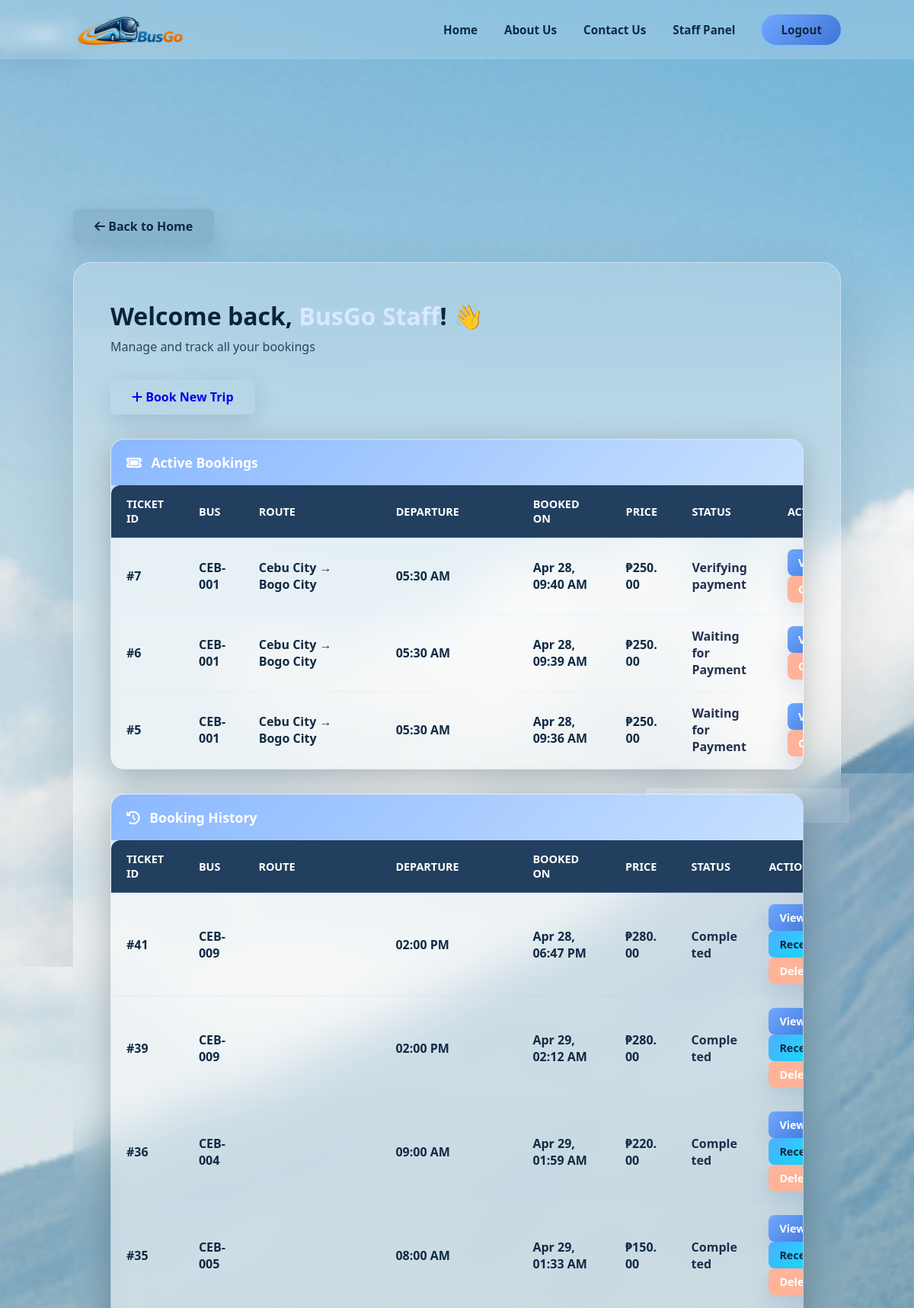
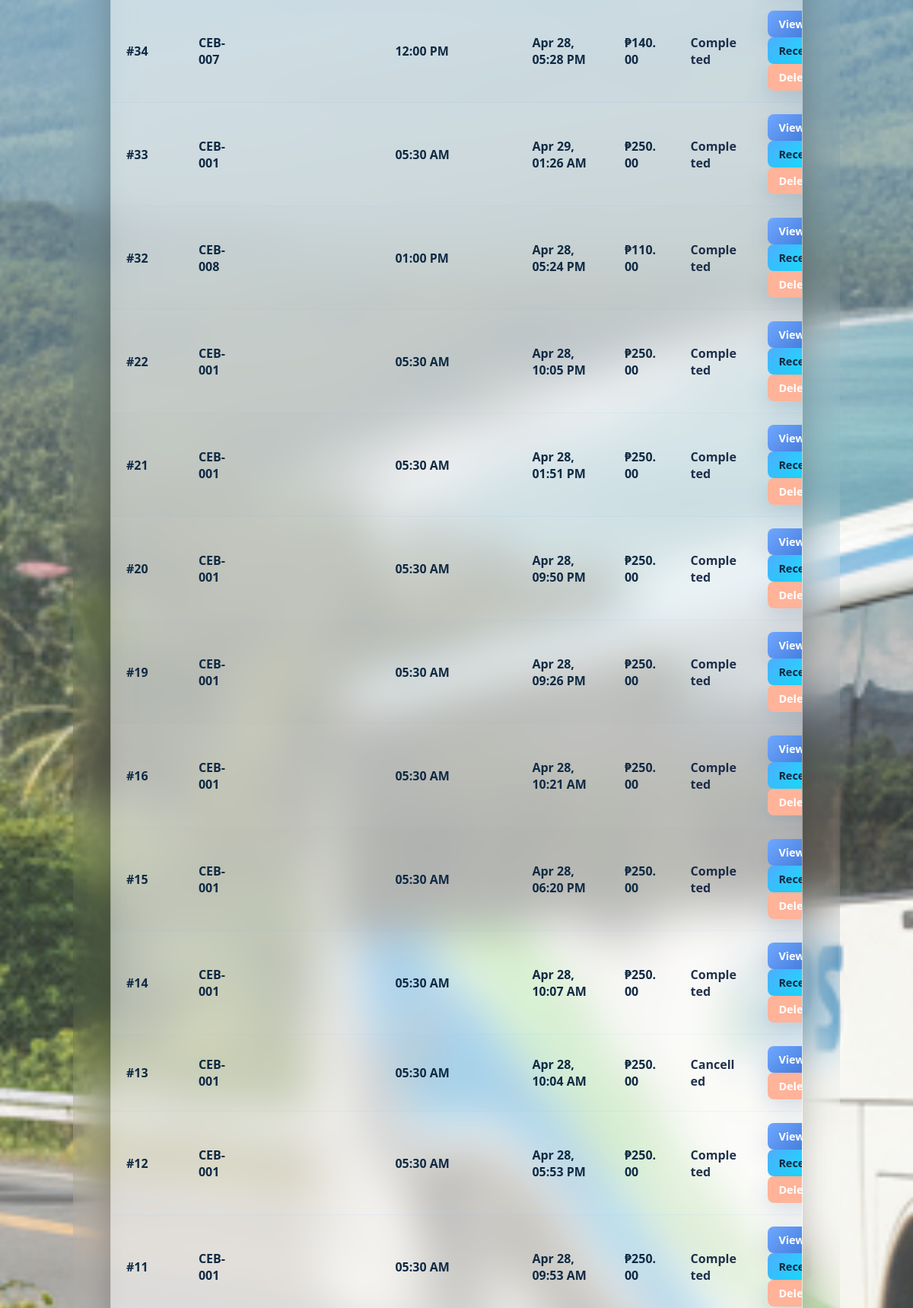
Page /user (signed in, upper part) on the committed database (2 pictures, top to bottom).
### tables this page shows
CREATE TABLE bookings (
            id INTEGER PRIMARY KEY AUTOINCREMENT,
            user_id INTEGER,
            trip_id INTEGER,
            passenger_id INTEGER,
            seat_number TEXT,
            status TEXT DEFAULT 'waiting for payment',
            booking_type TEXT DEFAULT 'Online',
            payment_method TEXT DEFAULT 'Online',
            created_at TEXT DEFAULT CURRENT_TIMESTAMP,
            FOREIGN KEY(user_id) REFERENCES users(id),
            FOREIGN KEY(trip_id) REFERENCES trips(id),
            FOREIGN KEY(passenger_id) REFERENCES passengers(id)
        );

CREATE TABLE buses (
            id INTEGER PRIMARY KEY AUTOINCREMENT,
            bus_no TEXT UNIQUE NOT NULL,
            capacity INTEGER DEFAULT 52,
            status TEXT DEFAULT 'available',
            created_at TEXT DEFAULT CURRENT_TIMESTAMP,
            updated_at TEXT DEFAULT CURRENT_TIMESTAMP
        );

CREATE TABLE routes (
            id INTEGER PRIMARY KEY AUTOINCREMENT,
            origin TEXT NOT NULL,
            destination TEXT NOT NULL
        );

CREATE TABLE trips (
            id INTEGER PRIMARY KEY AUTOINCREMENT,
            bus_id INTEGER,
            route_id INTEGER,
            departure TEXT,
            arrival TEXT,
            price REAL,
            status TEXT DEFAULT 'scheduled',
            FOREIGN KEY(bus_id) REFERENCES buses(id),
            FOREIGN KEY(route_id) REFERENCES routes(id)
        );

### app.py (the view)
@app.route("/user")
def user_dashboard():
    if "user_id" not in session:
        return redirect(url_for("home", login_required=1))
    conn = get_db_connection()
    rows = conn.execute("""
        SELECT
            b.id,
            bs.bus_no,
            r.origin,
            r.destination,
            t.departure,
            t.arrival,
            t.price,
            b.status,
            b.created_at
        FROM bookings b
        JOIN trips t ON t.id = b.trip_id
        JOIN buses bs ON bs.id = t.bus_id
        JOIN routes r ON r.id = t.route_id
        WHERE b.user_id = ?
        ORDER BY b.id DESC
    """, (session["user_id"],)).fetchall()
    bookings = []
    for row in rows:
        created_at_raw = row['created_at'] or ''
        try:
            parsed = datetime.datetime.strptime(created_at_raw, '%Y-%m-%d %H:%M:%S')
            booked_on = parsed.strftime('%b %d, %I:%M %p')
        except:
            booked_on = created_at_raw
        bookings.append({
            'id': row['id'],
            'bus_no': row['bus_no'],
            'origin': row['origin'],
            'destination': row['destination'],
            'departure': row['departure'],
            'arrival': row['arrival'],
            'price': row['price'],
            'status': row['status'],
            'booked_on': booked_on
        })
    conn.close()
    return render_template("user_dashboard.html", bookings=bookings)

### app.py (called while the page is built)
def get_db_connection():
    conn = sqlite3.connect(DATABASE)
    conn.row_factory = sqlite3.Row
    return conn

### templates/user_dashboard.html (shortened to what this page needs)
{% extends "base.html" %}
{% block content %}
<section class="schedule-main" style="flex-direction: column; align-items: center;">
    <div class="page-back-nav" style="width: 100%; max-width: 1800px; margin: 0 auto 1.5rem auto;">
        <a href="{{ url_for('home') }}" class="back-btn" style="background: rgba(16, 42, 67, 0.1); color: var(--dark-text);">
            <i class="fa-solid fa-arrow-left"></i> Back to Home
        </a>
    </div>
    <div class="schedule-container glass-booking-card dashboard-page">
        <div class="dashboard-header">
            <h1>Welcome back, <span style="color: var(--yellow);">{{ session['fullname'] }}</span>! 👋</h1>
            <p>Manage and track all your bookings</p>
        </div>
        <div class="user-actions">
            <a href="{{ url_for('schedules') }}" class="print-btn">
                <i class="fa-solid fa-plus"></i> Book New Trip
            </a>
        </div>
        <div class="table-container">
            <div class="table-header">
                <i class="fa-solid fa-ticket" style="margin-right: 0.5rem;"></i> Active Bookings
            </div>
            {% set counts = namespace(active=0, history=0) %}
            {% for booking in bookings %}
                {% if booking.status in ['paid', 'cancelled'] %}
                    {% set counts.history = counts.history + 1 %}
                {% else %}
                    {% set counts.active = counts.active + 1 %}
                {% endif %}
            {% endfor %}
            {% if counts.active > 0 %}
                <table class="admin-table admin-bookings-table">
                    <thead style="background: var(--dark-text);">
                        <tr>
                            <th style="color: white; border-radius: 12px 0 0 0;">Ticket ID</th>
                            <th style="color: white;">Bus</th>
                            <th style="color: white;">Route</th>
                            <th style="color: white;">Departure</th>
                            <th style="color: white;">Booked On</th>
                            <th style="color: white;">Price</th>
                            <th style="color: white;">Status</th>
                            <th style="color: white; border-radius: 0 12px 0 0;">Actions</th>
                        </tr>
                    </thead>
                    <tbody style="background: rgba(255,255,255,0.4);">
                        {% for booking in bookings if booking.status not in ['paid', 'cancelled'] %}
                        <tr style="border-bottom: 1px solid rgba(16,42,67,0.1);">
                            <td style="color: var(--dark-text); font-weight: 700;">#{{ booking.id }}</td>
                            <td style="color: var(--dark-text);">{{ booking.bus_no }}</td>
                            <td style="color: var(--dark-text);">{{ booking.origin }} → {{ booking.destination }}</td>
                            <td style="color: var(--dark-text); font-weight: 700;">{{ booking.departure }}</td>
                            <td style="color: var(--dark-text);">{{ booking.booked_on }}</td>
                            <td style="color: var(--dark-text); font-weight: 700;">₱{{ "%.2f"|format(booking.price) }}</td>
                            <td class="status-{{ booking.status.lower() }}" style="font-weight: 700;">
                                {{ 'Completed' if booking.status == 'paid' else 'Waiting for Payment' if booking.status == 'waiting for payment' else booking.status|capitalize }}
                            </td>
                            <td>
                                <a href="{{ url_for('view_booking', booking_id=booking.id) }}" class="book-now-btn" style="padding: 8px 14px; font-size: 0.9rem;">
                                    View
                                </a>
                                <button form="cancel-{{ booking.id }}" type="submit" class="cancel-btn" style="padding: 8px 14px; font-size: 0.9rem;" onclick="return confirm('Cancel this booking?')">
                                    Cancel
                                </button>
                            </td>
                        </tr>
                        {% endfor %}
                    </tbody>
                </table>
            {% endif %}
        </div>
        <div class="table-container" style="margin-top: 2rem;">
            <div class="table-header">
                <i class="fa-solid fa-history" style="margin-right: 0.5rem;"></i> Booking History
            </div>
            {% if counts.history > 0 %}
                <table class="admin-table admin-bookings-table">
                    <thead style="background: var(--dark-text);">
                        <tr>
                            <th style="color: white; border-radius: 12px 0 0 0;">Ticket ID</th>
                            <th style="color: white;">Bus</th>
                            <th style="color: white;">Route</th>
                            <th style="color: white;">Departure</th>
                            <th style="color: white;">Booked On</th>
                            <th style="color: white;">Price</th>
                            <th style="color: white;">Status</th>
                            <th style="color: white; border-radius: 0 12px 0 0;">Actions</th>
                        </tr>
                    </thead>
                    <tbody style="background: rgba(255,255,255,0.4);">
                        {% for booking in bookings if booking.status in ['paid', 'cancelled'] %}
                        <tr style="border-bottom: 1px solid rgba(16,42,67,0.1);">
                            <td style="color: var(--dark-text); font-weight: 700;">#{{ booking.id }}</td>
                            <td style="color: var(--dark-text);">{{ booking.bus_no }}</td>
                            <td style="color: var(--dark-text);">{{ booking.route }}</td>
                            <td style="color: var(--dark-text); font-weight: 700;">{{ booking.departure }}</td>
                            <td style="color: var(--dark-text);">{{ booking.booked_on }}</td>
                            <td style="color: var(--dark-text); font-weight: 700;">₱{{ "%.2f"|format(booking.price) }}</td>
                            <td class="status-{{ booking.status.lower() }}" style="font-weight: 700;">
                                {{ 'Completed' if booking.status == 'paid' else 'Waiting for Payment' if booking.status == 'waiting for payment' else booking.status|capitalize }}
                            </td>
                            <td>
                                <a href="{{ url_for('view_booking', booking_id=booking.id) }}" class="book-now-btn" style="padding: 8px 14px; font-size: 0.9rem;">
                                    View
                                </a>
                                {% if booking.status == 'paid' %}
                                <a href="{{ url_for('ticket', booking_id=booking.id) }}" class="receipt-btn" style="padding: 8px 14px; font-size: 0.9rem;">
                                    Receipt
                                </a>
                                {% endif %}
                                <a href="{{ url_for('user_delete_booking', booking_id=booking.id) }}" class="cancel-btn" style="padding: 8px 14px; font-size: 0.9rem;" onclick="return confirm('Delete this booking from history?')">
                                    Delete
                                </a>
                            </td>
                        </tr>
                        {% endfor %}
                    </tbody>
                </table>
            {% else %}
                <div style="text-align: center; padding: 3rem; color: rgba(255, 255, 255, 0.7);">
                    <i class="fa-solid fa-clock-rotate-left" style="font-size: 3rem; margin-bottom: 1rem; display: block; color: var(--yellow);"></i>
                    <p style="font-size: 1.1rem;">No completed or cancelled bookings yet.</p>
                </div>
            {% endif %}
        </div>
    </div>
</section>
{% endblock %}

### rows in the picture
bookings: id "7", bus_no "CEB-001", origin "Cebu City", destination "Bogo City", departure "05:30 AM", booked_on "Apr 28, 09:40 AM", status "Verifying payment"
trips: price "250.00"
bookings: id "6", bus_no "CEB-001", origin "Cebu City", destination "Bogo City", departure "05:30 AM", booked_on "Apr 28, 09:39 AM", status "Waiting for Payment"
bookings: id "5", bus_no "CEB-001", origin "Cebu City", destination "Bogo City", departure "05:30 AM", booked_on "Apr 28, 09:36 AM", status "Waiting for Payment"
bookings: id "41", bus_no "CEB-009", departure "02:00 PM", booked_on "Apr 28, 06:47 PM", status "Completed"
trips: price "280.00"
bookings: id "39", bus_no "CEB-009", departure "02:00 PM", booked_on "Apr 29, 02:12 AM", status "Completed"
bookings: id "36", bus_no "CEB-004", departure "09:00 AM", booked_on "Apr 29, 01:59 AM", status "Completed"
trips: price "220.00"
bookings: id "35", bus_no "CEB-005", departure "08:00 AM", booked_on "Apr 29, 01:33 AM", status "Completed"
trips: price "150.00"
bookings: id "34", bus_no "CEB-007", departure "12:00 PM", booked_on "Apr 28, 05:28 PM", status "Completed"
trips: price "140.00"
bookings: id "33", bus_no "CEB-001", departure "05:30 AM", booked_on "Apr 29, 01:26 AM", status "Completed"
bookings: id "32", bus_no "CEB-008", departure "01:00 PM", booked_on "Apr 28, 05:24 PM", status "Completed"
trips: price "110.00"
bookings: id "22", bus_no "CEB-001", departure "05:30 AM", booked_on "Apr 28, 10:05 PM", status "Completed"
bookings: id "21", bus_no "CEB-001", departure "05:30 AM", booked_on "Apr 28, 01:51 PM", status "Completed"
bookings: id "20", bus_no "CEB-001", departure "05:30 AM", booked_on "Apr 28, 09:50 PM", status "Completed"
bookings: id "19", bus_no "CEB-001", departure "05:30 AM", booked_on "Apr 28, 09:26 PM", status "Completed"
bookings: id "16", bus_no "CEB-001", departure "05:30 AM", booked_on "Apr 28, 10:21 AM", status "Completed"
bookings: id "15", bus_no "CEB-001", departure "05:30 AM", booked_on "Apr 28, 06:20 PM", status "Completed"
bookings: id "14", bus_no "CEB-001", departure "05:30 AM", booked_on "Apr 28, 10:07 AM", status "Completed"
bookings: id "13", bus_no "CEB-001", departure "05:30 AM", booked_on "Apr 28, 10:04 AM", status "Cancelled"
bookings: id "12", bus_no "CEB-001", departure "05:30 AM", booked_on "Apr 28, 05:53 PM", status "Completed"
bookings: id "11", bus_no "CEB-001", departure "05:30 AM", booked_on "Apr 28, 09:53 AM", status "Completed"

### other values in the picture
{{ session['fullname'] }} "BusGo Staff"
